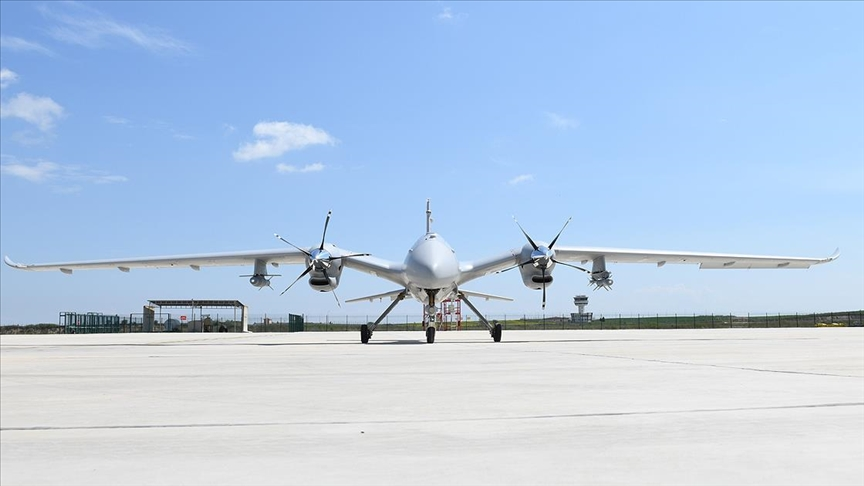
#> input picture ab.jpg, 864 x 486 px
$ python 29f2.py
#> lines starting #> are read from the running program, lines starting #| are printed output that depends on the picture
import cv2
import numpy as np
filter1 = np.array([[-1, -1, -1],  # keskinlesme filtresi
                   [-1, 9, -1],
                   [-1, -1, -1]])
filter2 = np.array([[0, 0, -1, 0, 0],  # kendi fitrem
                   [0, 0, 1, 0, 0],
                   [-1, 1, 1, 1, -1],
                   [0, 0, 1, 0, 0],
                   [0, 0, -1, 0, 0]])
resim = cv2.imread("ab.jpg")
#> resim is the input picture: shape (486, 864, 3); mean B, G, R 228.8, 202.9, 181.2
dst1 = cv2.filter2D(resim, -1, filter1)  # resim,aynı hal olmasi için -1,matris
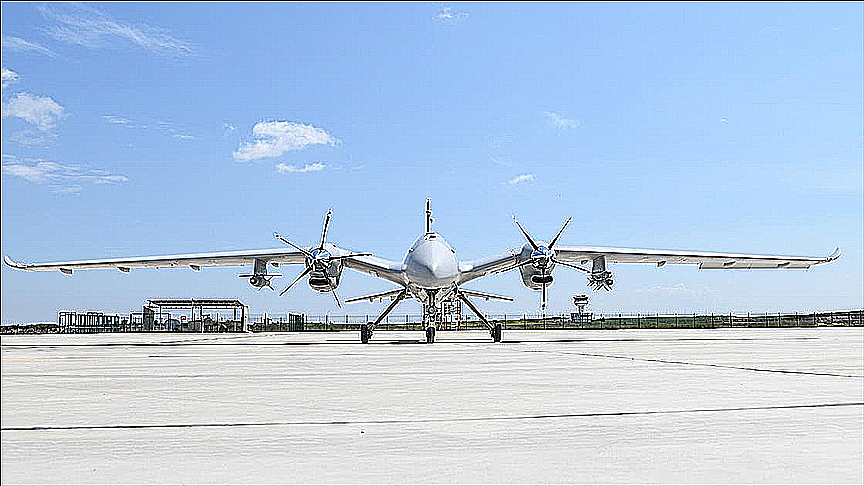
#> dst1: shape (486, 864, 3); mean B, G, R 226.3, 201.2, 179.9
dst2 = cv2.filter2D(resim, -1, filter2)+15
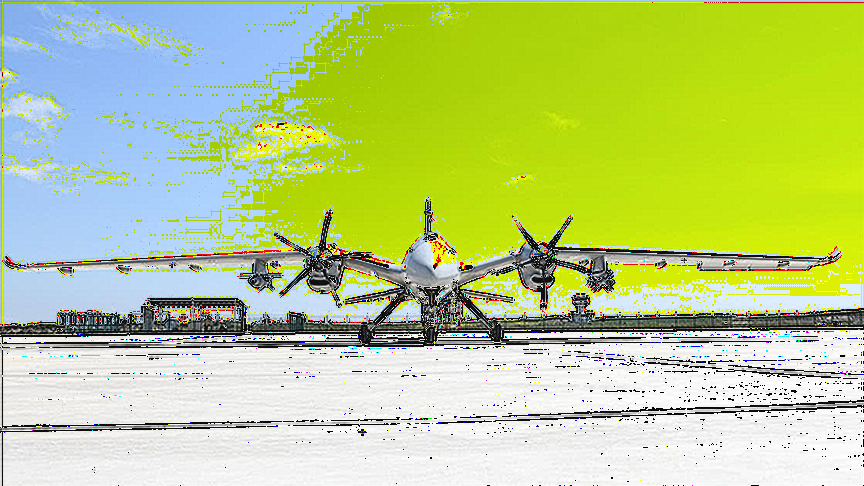
#> dst2: shape (486, 864, 3); mean B, G, R 137.8, 206.8, 186.3
cv2.imshow("dst2", dst2)
cv2.imshow("resim", resim)
cv2.imshow("dst1", dst1)
cv2.waitKey(0)
cv2.destroyAllWindows()

$ run again, with aa.jpg copied over ab.jpg
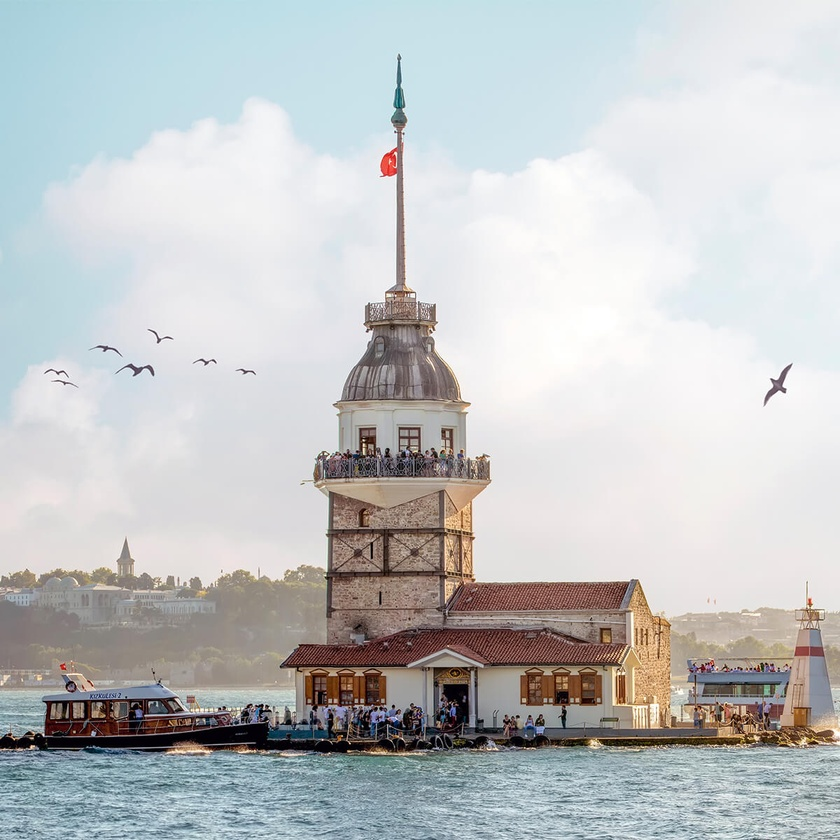
#> input picture aa.jpg, 840 x 840 px, shrunk from 1200 x 1200 before the run
#> resim is the input picture: shape (840, 840, 3); mean B, G, R 196.8, 195.9, 193.5
#> `dst1 = cv2.filter2D(resim, -1, filter1)`:
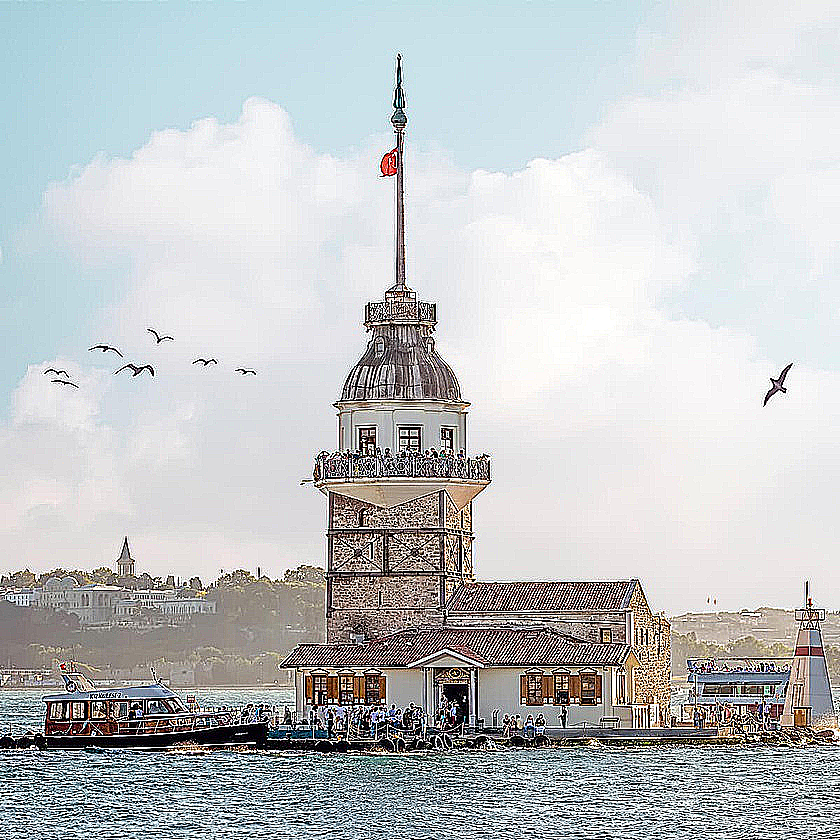
#> dst1: shape (840, 840, 3); mean B, G, R 197, 195.7, 192.5
#> `dst2 = cv2.filter2D(resim, -1, filter2)+15`:
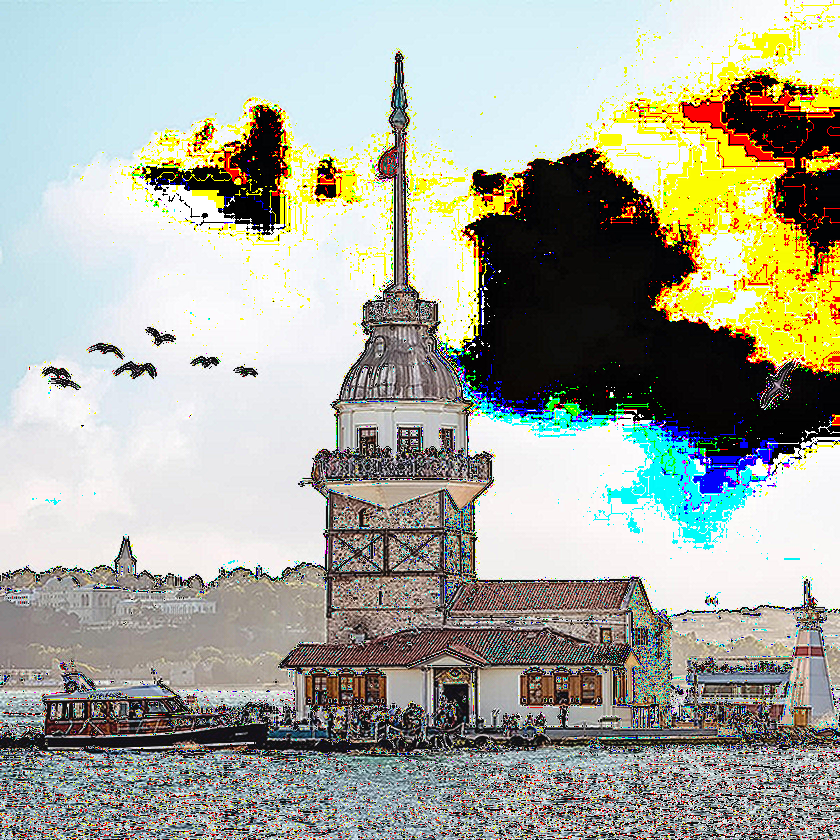
#> dst2: shape (840, 840, 3); mean B, G, R 157.5, 169, 166.2

$ run again, with goz-glokom.jpg copied over ab.jpg
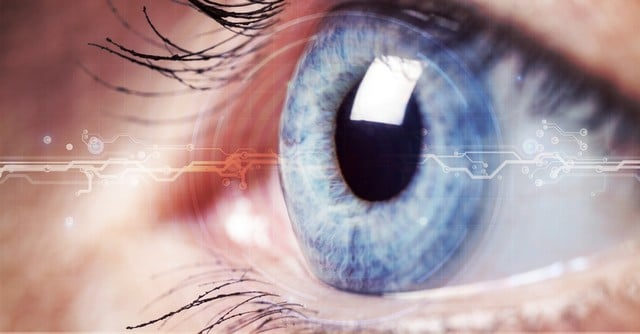
#> input picture goz-glokom.jpg, 640 x 334 px
#> resim is the input picture: shape (334, 640, 3); mean B, G, R 153.8, 149.8, 172.8
#> `dst1 = cv2.filter2D(resim, -1, filter1)`:
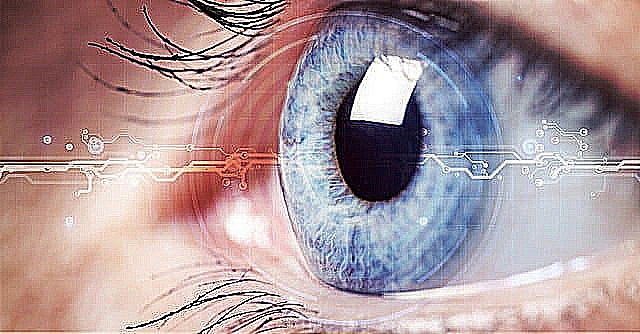
#> dst1: shape (334, 640, 3); mean B, G, R 153.7, 149.9, 171.7
#> `dst2 = cv2.filter2D(resim, -1, filter2)+15`:
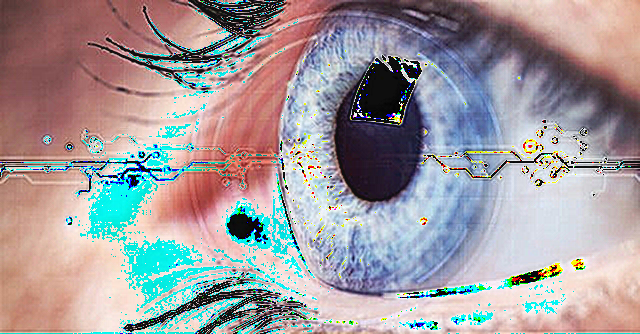
#> dst2: shape (334, 640, 3); mean B, G, R 157.6, 154.5, 161.1
